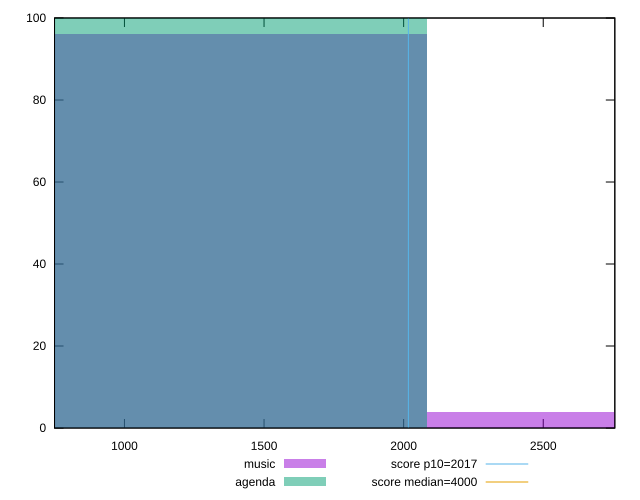

The script that saved this image:
reset

$music <<EOF
2775.9507872411536 4
1387.9753936205768 96
EOF

$agenda <<EOF
1387.9753936205768 100
EOF

set key outside below
set boxwidth 1387.9753936205768
set xrange [749.6200000000006:2756.391999999986]
set yrange [0:100]
set trange [0:100]
set style fill transparent solid 0.5 noborder

set parametric
set terminal svg size 640, 500 enhanced background rgb 'white'
set output "reports/report_00031_2021-02-24T23-18-18.084Z/mainthread-work-breakdown/comparison/histogram/0_vs_1.svg"

plot $music title "music" with boxes, \
     $agenda title "agenda" with boxes, \
     2017,t title "score p10=2017", \
     4000,t title "score median=4000"

reset
